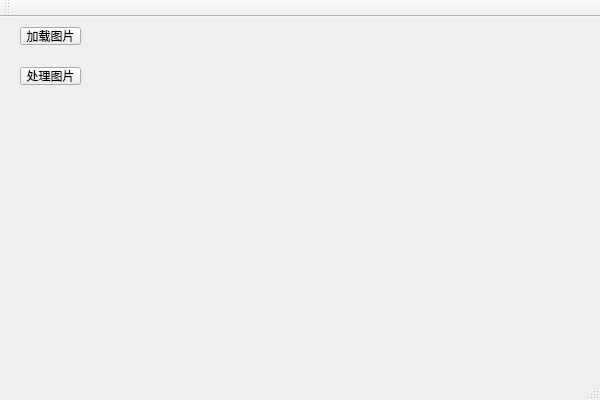
<?xml version="1.0" encoding="UTF-8"?>
<ui version="4.0">
 <class>QtGuiApplication1Class</class>
 <widget class="QMainWindow" name="QtGuiApplication1Class">
  <property name="geometry">
   <rect>
    <x>0</x>
    <y>0</y>
    <width>600</width>
    <height>400</height>
   </rect>
  </property>
  <property name="windowTitle">
   <string>QtGuiApplication1</string>
  </property>
  <widget class="QWidget" name="centralWidget">
   <widget class="QToolButton" name="toolButton">
    <property name="geometry">
     <rect>
      <x>20</x>
      <y>10</y>
      <width>61</width>
      <height>18</height>
     </rect>
    </property>
    <property name="text">
     <string>加载图片</string>
    </property>
   </widget>
   <widget class="QToolButton" name="toolButton_2">
    <property name="geometry">
     <rect>
      <x>20</x>
      <y>50</y>
      <width>61</width>
      <height>18</height>
     </rect>
    </property>
    <property name="text">
     <string>处理图片</string>
    </property>
   </widget>
  </widget>
  <widget class="QMenuBar" name="menuBar">
   <property name="geometry">
    <rect>
     <x>0</x>
     <y>0</y>
     <width>600</width>
     <height>22</height>
    </rect>
   </property>
  </widget>
  <widget class="QToolBar" name="mainToolBar">
   <attribute name="toolBarArea">
    <enum>TopToolBarArea</enum>
   </attribute>
   <attribute name="toolBarBreak">
    <bool>false</bool>
   </attribute>
  </widget>
  <widget class="QStatusBar" name="statusBar"/>
 </widget>
 <layoutdefault spacing="6" margin="11"/>
 <resources>
  <include location="QtGuiApplication1.qrc"/>
 </resources>
 <connections>
  <connection>
   <sender>toolButton</sender>
   <signal>clicked()</signal>
   <receiver>QtGuiApplication1Class</receiver>
   <slot>read_Image_BT()</slot>
   <hints>
    <hint type="sourcelabel">
     <x>61</x>
     <y>54</y>
    </hint>
    <hint type="destinationlabel">
     <x>111</x>
     <y>53</y>
    </hint>
   </hints>
  </connection>
  <connection>
   <sender>toolButton_2</sender>
   <signal>clicked()</signal>
   <receiver>QtGuiApplication1Class</receiver>
   <slot>slove_Image_BT()</slot>
   <hints>
    <hint type="sourcelabel">
     <x>72</x>
     <y>92</y>
    </hint>
    <hint type="destinationlabel">
     <x>137</x>
     <y>94</y>
    </hint>
   </hints>
  </connection>
 </connections>
 <slots>
  <slot>read_Image_BT()</slot>
  <slot>slove_Image_BT()</slot>
 </slots>
</ui>
